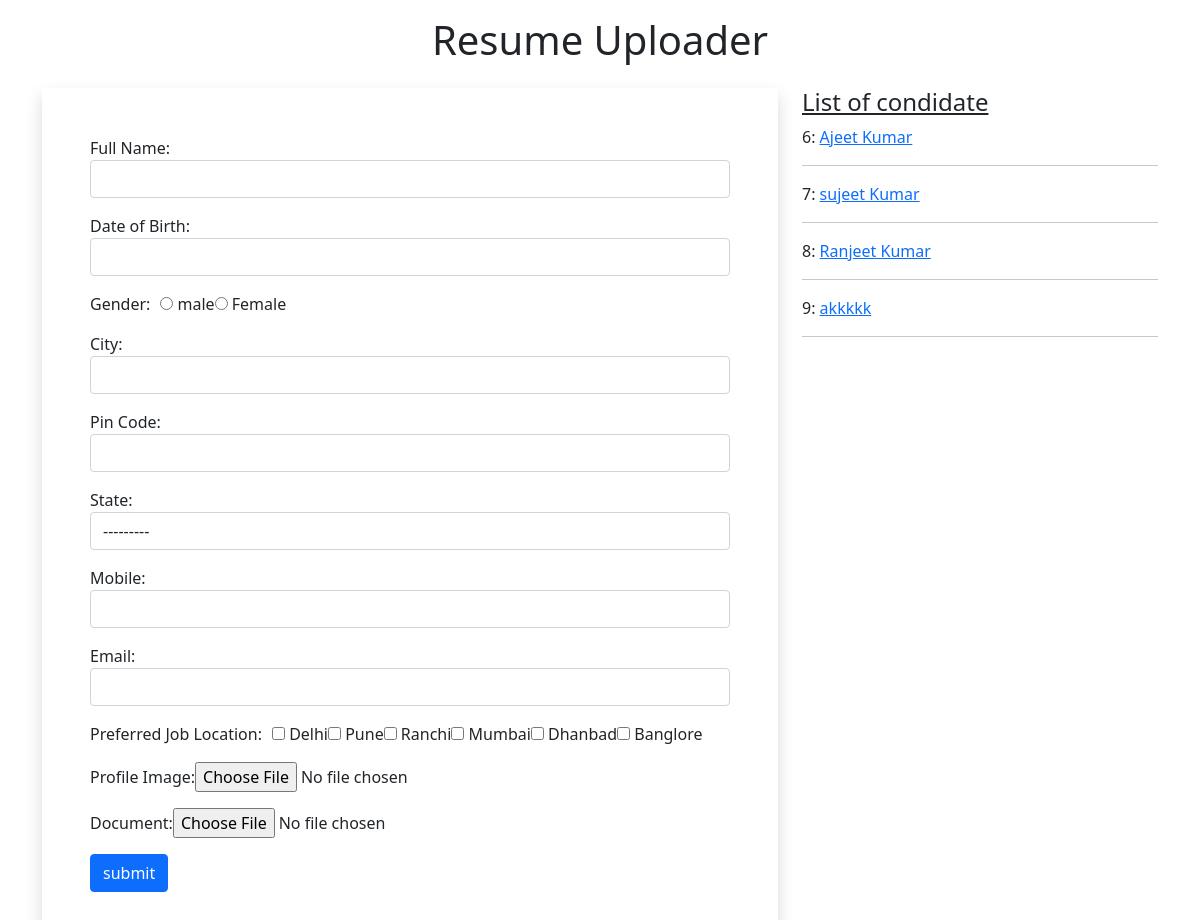
The page / on the database its author committed.
### myapp/models.py (models this page shows)
class Resume(models.Model):
    name=models.CharField(max_length=100)
    dob=models.DateField(auto_now=False,auto_now_add=False)
    gender=models.CharField(max_length=100)
    locality=models.CharField(max_length=100)
    city=models.CharField(max_length=100)
    pin=models.PositiveIntegerField()
    state=models.CharField(choices=state_choice,max_length=50)
    mobile=models.PositiveIntegerField()
    email=models.EmailField()
    job_city=models.CharField(max_length=100)
    profile_image=models.ImageField(upload_to="profileimg",blank=True)
    my_file=models.FileField(upload_to="doc",blank=True)

### myapp/views.py (the view, shortened to what this page needs)
# urls.py: path("",views.HomeView.as_view(),name="home"),
class HomeView(View):
    def get(self,request):
        form=ResumeForm()
        candidates=Resume.objects.all()
        return render(request,"myapp/home.html",{"form":form,'candidates':candidates})

### myapp/forms.py
class ResumeForm(forms.ModelForm):
    gender=forms.ChoiceField(choices=gender_choice,widget=forms.RadioSelect)
    job_city=forms.MultipleChoiceField(label="Preferred Job Location",choices=job_city_choice,widget=forms.CheckboxSelectMultiple())
    class Meta:
        model=Resume
        fields=["id","name","dob","gender",'city','pin','state','mobile','city','email','job_city','profile_image','my_file']
        labels={'name':'Full Name','dob':'Date of Birth',
        'pin':'Pin Code','Mobile':'Mobile No',
        'profile_image':'Profile Image','my_file':'Document'}
        widgets={
            'name':forms.TextInput(attrs={'class':'form-control'}),
            'dob':forms.DateInput(attrs={'class':'form-control'}),
            'locality':forms.TextInput(attrs={'class':'form-control'}),
            'city':forms.TextInput(attrs={'class':'form-control'}),
            'pin':forms.NumberInput(attrs={'class':'form-control'}),
            'state':forms.Select(attrs={'class':'form-control'}),
            'mobile':forms.NumberInput(attrs={'class':'form-control'}),
            'email':forms.EmailInput(attrs={'class':'form-control'}),
        }

### myapp/templates/myapp/home.html (shortened to what this page needs)
<!DOCTYPE html>
{% load static %}
<html lang="en">
<head>
    <link rel="stylesheet" href="{% static 'myapp/css/bootstrap.css' %}">
    <link rel="stylesheet" href="{% static 'myapp/css/style.css' %}">
</head>
<body>
    <div class="container mb-5">
        <h1 class="alrt-danger text-center p-3">Resume Uploader</h1>
        <div class="row">
            <div class="col-sm-8">
                <form action="" method="post" enctype="multipart/form-data" class="shadow p-5" novalidate>
                    {% for i in form %}
                    <div class="form-group mb-3">
                        {{i.label_tag}}{{i}} <small class="text-danger">{{i.errors|striptags}}</small>
                    </div>
                    {% endfor %}
                    <input type="submit" value="submit" class="btn btn-primary">
                </form>
            </div>
            <dic class="col-sm-4">
                <h4><u>List of condidate</u></h4>
                {% for candidate in candidates %}
                {{candidate.id}}: <a href="{% url 'candidate' candidate.id %}">{{candidate.name}}</a>
                <hr>
                {% endfor %}
            </dic>
        </div>
    </div>
</body>
</html>

### myapp/static/myapp/css/style.css (style rules this page uses)
#id_gender,#id_job_city { list-style-type: none; display: inline-flex; }
#id_gender,#id_job_city { padding-left: 10px; }

### rows shown on the page
Resume: id "6", name "Ajeet Kumar"
Resume: id "7", name "sujeet Kumar"
Resume: id "8", name "Ranjeet Kumar"
Resume: id "9", name "akkkkk"

### other values the page prints
{{ i.label_tag }} "Full Name:" "Date of Birth:" "Gender:" "City:" "Pin Code:" "State:" "Mobile:" "Email:" "Preferred Job Location:" "Profile Image:" "Document:"
